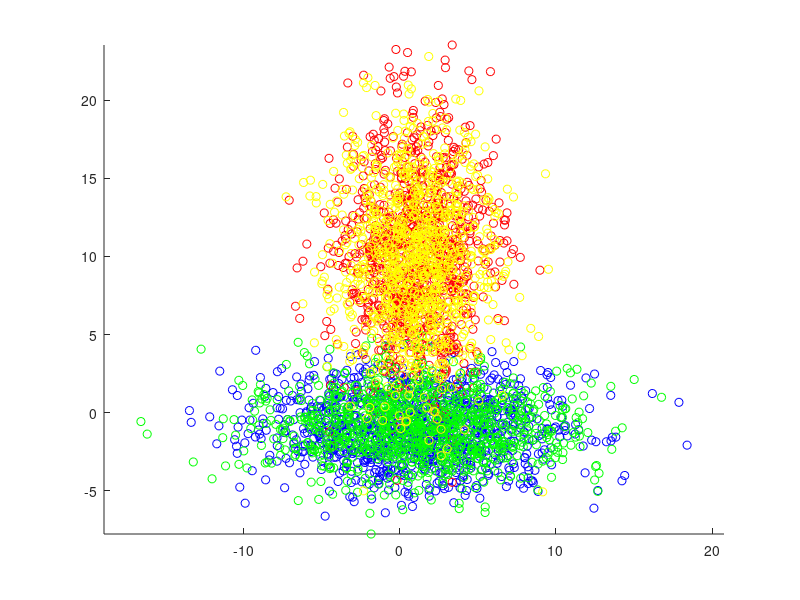

The MATLAB script that drew this image: (Note: this script raises an error after producing the figure.)
% Two gaussian
X1 = bsxfun(@times,randn(1000,2),[5 2]);
X1 = bsxfun(@plus,X1,[1 -1]);
X2 = bsxfun(@times,randn(1000,2),[2.5 4.5]);
X2 = bsxfun(@plus,X2,[1 10]);
X3 = bsxfun(@times,randn(1000,2),[5 2]);
X3 = bsxfun(@plus,X3,[1 -1]);
X4 = bsxfun(@times,randn(1000,2),[2.5 4.5]);
X4 = bsxfun(@plus,X4,[1 10]);


scatter(X1(:,1),X1(:,2),'b')
hold on
scatter(X2(:,1),X2(:,2),'r')
scatter(X3(:,1),X3(:,2),'g')
scatter(X4(:,1),X4(:,2),'y')
axis equal

X = [X1;X2;X3;X4] ;
Y = [[ones(size(X1,1),1) ; zeros(size(X2,1)+size(X3,1)+size(X4,1),1)] ...
     [zeros(size(X1,1),1); ones(size(X2,1),1) ; zeros(size(X3,1)+size(X4,1),1)] ...
     [zeros(size(X1,1)+size(X2,1),1); ones(size(X3,1),1) ; zeros(size(X4,1),1)] ...
     [zeros(size(X1,1)+size(X2,1)+size(X3,1),1); ones(size(X4,1),1)] ...
    ] ;

[w,b]=train_lg_newton_raphson_multiclass(X,Y);


flogistic=@(x)(1./(1+exp(-x)));
fieldsize=-20:0.1:20;
[xx,yy] = meshgrid(fieldsize,fieldsize);
val = flogistic([xx(:) yy(:)]*w+b) ; val = reshape(val,length(fieldsize),length(fieldsize)) ;
contour(xx,yy,val,[0.5 0.5] );